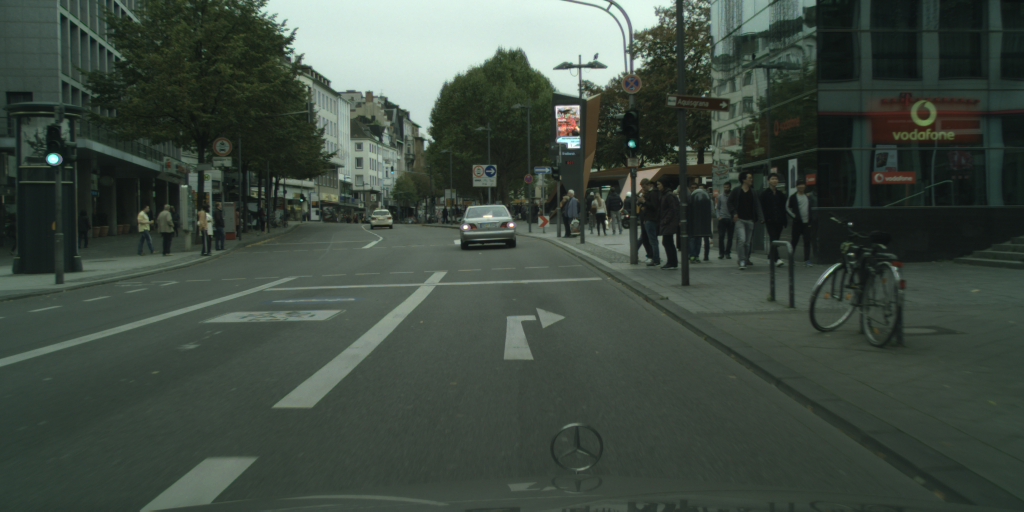
#> input picture part_1/resources/Images_with_traffic_lights/Test Images/aachen_000016_000019_leftImg8bit.png, 2048 x 1024 px (shown at 1/2 size); its folder holds only this picture in this run
$ python part_1.py --image 'resources/Images_with_traffic_lights/Test Images/aachen_000016_000019_leftImg8bit.png' --dir 'resources/Images_with_traffic_lights/Test Images'
#> lines starting #> are read from the running program, lines starting #| are printed output that depends on the picture
import os.path
from typing import List, Optional, Union, Dict, Tuple
import json
import argparse
from pathlib import Path

import numpy as np
from scipy import signal as sg
from scipy.ndimage import maximum_filter
from PIL import Image
import matplotlib.pyplot as plt

# if you wanna iterate over multiple files and json, the default source folder name is this.
DEFAULT_BASE_DIR: str = 'resources/Images_with_traffic_lights/Test Images'
DEFAULT_TEST_RESULT_FOLDER: str = 'Test Results/'

# The label we wanna look for in the polygons json file
TFL_LABEL = ['traffic light']

POLYGON_OBJECT = Dict[str, Union[str, List[int]]]
RED_X_COORDINATES = List[int]
RED_Y_COORDINATES = List[int]
GREEN_X_COORDINATES = List[int]
GREEN_Y_COORDINATES = List[int]


def find_tfl_lights(c_image: np.ndarray,
                    **kwargs) -> Tuple[RED_X_COORDINATES, RED_Y_COORDINATES, GREEN_X_COORDINATES, GREEN_Y_COORDINATES]:
    """
    Detect candidates for TFL lights. Use c_image, kwargs and you imagination to implement.

    :param c_image: The image itself as np.uint8, shape of (H, W, 3).
    :param kwargs: Whatever config you want to pass in here.
    :return: 4-tuple of x_red, y_red, x_green, y_green.
    """

    preprocessed_image = preprocess_image(c_image)
    show_convolution(c_image, preprocessed_image, kwargs['image_name'])
    red_coordinates = find_red_coordinates(preprocessed_image)
    green_coordinates = find_green_coordinates(preprocessed_image)


    ### WRITE YOUR CODE HERE ###
    ### USE HELPER FUNCTIONS ###
    return [500, 700, 900], [500, 550, 600], [600, 800], [400, 300]


### GIVEN CODE TO TEST YOUR IMPLENTATION AND PLOT THE PICTURES
def show_image_and_gt(c_image: np.ndarray, objects: Optional[List[POLYGON_OBJECT]], fig_num: int = None):
    # ensure a fresh canvas for plotting the image and objects.
    plt.figure(fig_num).clf()
    # displays the input image.
    plt.imshow(c_image)
    labels = set()
    if objects:
        for image_object in objects:
            # Extract the 'polygon' array from the image object
            poly: np.array = np.array(image_object['polygon'])
            # Use advanced indexing to create a closed polygon array
            # The modulo operation ensures that the array is indexed circularly, closing the polygon
            polygon_array = poly[np.arange(len(poly)) % len(poly)]
            # gets the x coordinates (first column -> 0) anf y coordinates (second column -> 1)
            x_coordinates, y_coordinates = polygon_array[:, 0], polygon_array[:, 1]
            color = 'r'
            plt.plot(x_coordinates, y_coordinates, color, label=image_object['label'])
            labels.add(image_object['label'])
        if 1 < len(labels):
            # The legend provides a visual representation of the labels associated with the plotted objects.
            # It helps in distinguishing different objects in the plot based on their labels.
            plt.legend()


def test_find_tfl_lights(image_path: str, image_json_path: Optional[str]=None, fig_num=None):
    """
    Run the attention code.
    """
    # using pillow to load the image
    image: Image = Image.open(image_path)
#> image is the input picture: PIL image 2048x1024 RGB; mean R, G, B 63.1, 74.4, 65
    # converting the image to a numpy ndarray array
    c_image: np.ndarray = np.array(image)

    objects = None
    if image_json_path:
        image_json = json.load(Path(image_json_path).open())
        objects: List[POLYGON_OBJECT] = [image_object for image_object in image_json['objects']
                                         if image_object['label'] in TFL_LABEL]

    show_image_and_gt(c_image, objects, fig_num)

    red_x, red_y, green_x, green_y = find_tfl_lights(c_image, image_name = image_path)
    # 'ro': This specifies the format string. 'r' represents the color red, and 'o' represents circles as markers.
    plt.plot(red_x, red_y, 'ro', markersize=4)
    plt.plot(green_x, green_y, 'go', markersize=4)


def main(argv=None):
    """
    It's nice to have a standalone tester for the algorithm.
    Consider looping over some images from here, so you can manually examine the results.
    Keep this functionality even after you have all system running, because you sometime want to debug/improve a module.

    :param argv: In case you want to programmatically run this.
    """

    parser = argparse.ArgumentParser("Test TFL attention mechanism")
    parser.add_argument('-i', '--image', type=str, help='Path to an image')
    parser.add_argument("-j", "--json", type=str, help="Path to image json file -> GT for comparison")
    parser.add_argument('-d', '--dir', type=str, help='Directory to scan images in')
    args = parser.parse_args(argv)

    current_directory = os.getcwd()
    print("Current Directory:", current_directory)

    # If you entered a custom dir to run from or the default dir exist in your project then:
    directory_path: Path = Path(args.dir or DEFAULT_BASE_DIR)
    if directory_path.exists():
        # gets a list of all the files in the directory that ends with "_leftImg8bit.png".
        file_list: List[Path] = list(directory_path.glob('*_leftImg8bit.png'))

        for image in file_list:
            # Convert the Path object to a string using as_posix() method
            image_path: str = image.as_posix()
            path: Optional[str] = image_path.replace('_leftImg8bit.png', '_gtFine_polygons.json')
            image_json_path: Optional[str] = path if Path(path).exists() else None
            test_find_tfl_lights(image_path, image_json_path)

    if args.image and args.json:
        test_find_tfl_lights(args.image, args.json)
    elif args.image:
        test_find_tfl_lights(args.image)
    plt.show(block=True)


def preprocess_image(c_image: np.ndarray) -> np.ndarray:
    #kernel = gaussian_kernel_3d(21, 1.0)
    filtered_image = sg.convolve(c_image, [[[-1/9, -1/9, -1/9],[-1/9, -1/9, -1/9],[-1/9, -1/9, -1/9],
        [-1/9, 1, -1/9],
        [-1/9, -1/9, -1/9]]], mode='same')
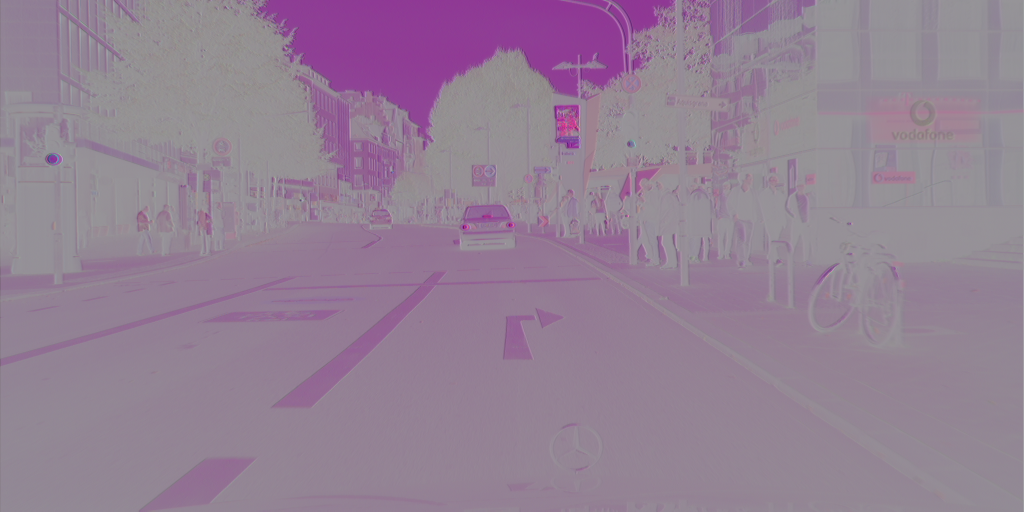
#> filtered_image: shape (1024, 2048, 3) float64 (shown at 1/2 size); mean R, G, B -6.3, -29.8, -5.2; drawn with min black and max white
    new = filtered_image.astype(np.uint8)
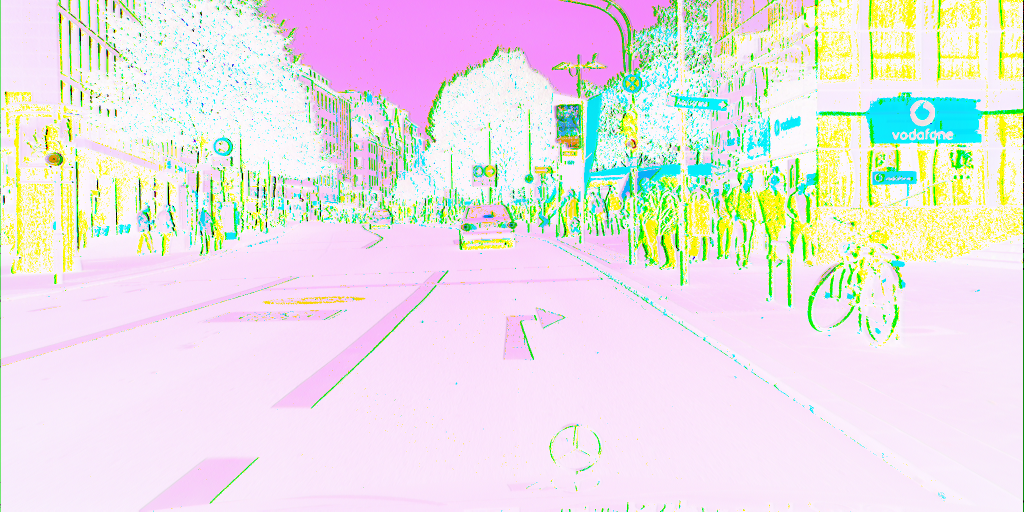
#> new: shape (1024, 2048, 3) (shown at 1/2 size); mean R, G, B 233, 225.9, 228.8
    return new

def gaussian_kernel_3d(kernel_size, sigma):
    x, y, z = np.mgrid[-kernel_size//2 + 1: kernel_size//2 + 1, -kernel_size//2 + 1: kernel_size//2 + 1, -kernel_size//2 + 1: kernel_size//2 + 1]
    g = np.exp(-(x**2 + y**2 + z**2) / (2.0 * sigma**2))
    return g / g.sum()


def find_red_coordinates(image: np.ndarray) -> Tuple[RED_X_COORDINATES, RED_Y_COORDINATES]:
    pass

def find_green_coordinates(image: np.ndarray) -> Tuple[GREEN_X_COORDINATES, GREEN_Y_COORDINATES]:
    pass

def show_convolution(original_image: np.ndarray, convoluted_image: np.ndarray, fig_name: str):

    plt.subplot(1, 2, 1)
    plt.imshow(original_image)

    plt.title("Normal Image")
    plt.axis('off')

    # Second subplot - right side
    plt.subplot(1, 2, 2)
    plt.imshow(convoluted_image)
    plt.title("Filtered Image")
    plt.axis('off')

    plt.show()
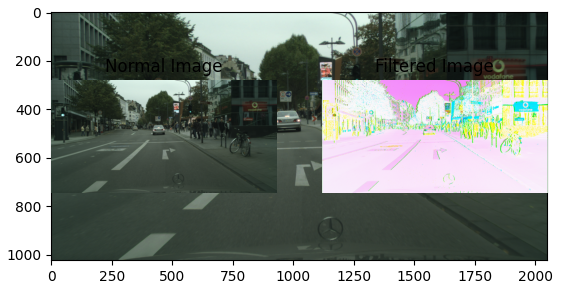
#> figure drawn by matplotlib, 3 panels
    new_file_name = DEFAULT_TEST_RESULT_FOLDER + os.path.basename(fig_name)[:-4] + '_convolution.png'
    plt.savefig(new_file_name)


if __name__ == '__main__':
    main()
#> in test_find_tfl_lights, `red_x, red_y, green_x, green_y = find_tfl_lights(c_image, image_name =..`: red_x = [500, 700, 900]; red_y = [500, 550, 600]; green_x = [600, 800]; green_y = [400, 300]
#> in show_convolution (call 2), `plt.show()`:
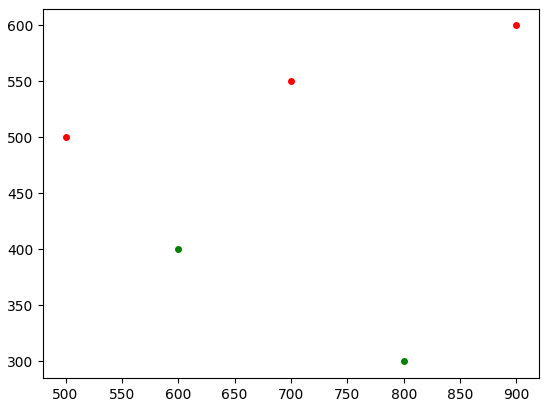
#> figure drawn by matplotlib, 1 panel

$ run again, on part_1/resources/Images_with_traffic_lights/Test Images/aachen_000046_000019_leftImg8bit.png
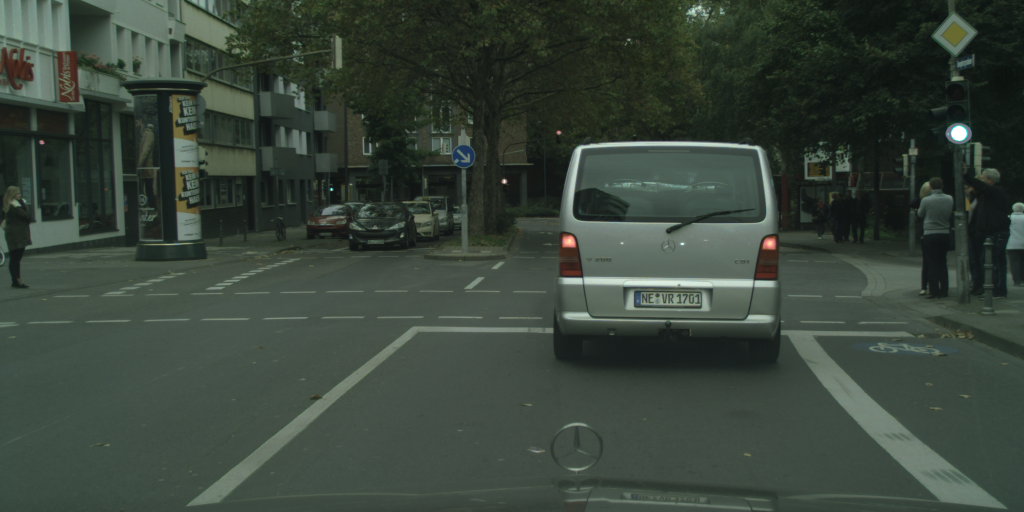
#> input picture part_1/resources/Images_with_traffic_lights/Test Images/aachen_000046_000019_leftImg8bit.png, 2048 x 1024 px (shown at 1/2 size)
#> in test_find_tfl_lights, image is the input picture: PIL image 2048x1024 RGB; mean R, G, B 56.6, 67.9, 58.1
#> in preprocess_image, `new = filtered_image.astype(np.uint8)`:
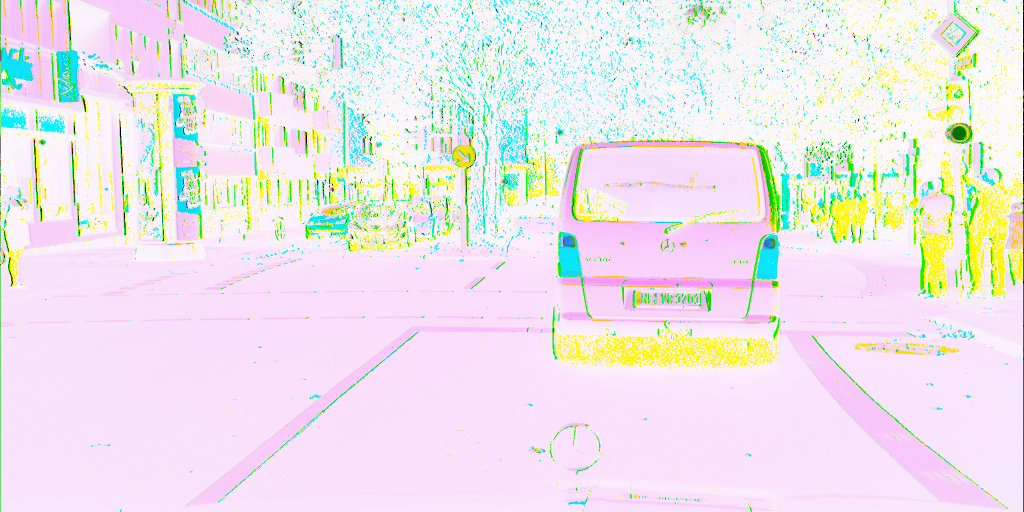
#> new: shape (1024, 2048, 3) (shown at 1/2 size); mean R, G, B 236.3, 229.9, 233.8
#> in show_convolution, `plt.show()`:
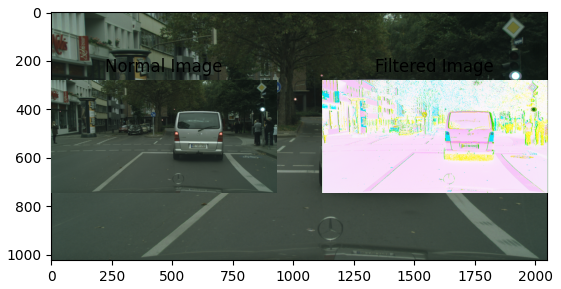
#> figure drawn by matplotlib, 3 panels
#> red_x = [500, 700, 900]; red_y = [500, 550, 600]; green_x = [600, 800]; green_y = [400, 300]

$ run again, on part_1/resources/Images_with_traffic_lights/Test Images/aachen_000084_000019_leftImg8bit.png
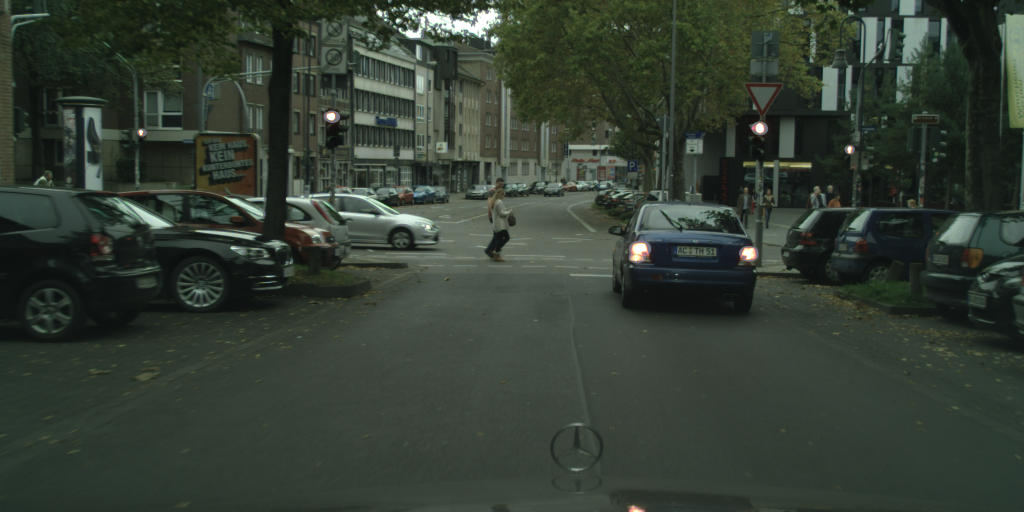
#> input picture part_1/resources/Images_with_traffic_lights/Test Images/aachen_000084_000019_leftImg8bit.png, 2048 x 1024 px (shown at 1/2 size)
#> in test_find_tfl_lights, image is the input picture: PIL image 2048x1024 RGB; mean R, G, B 52, 61.8, 51.4
#> in preprocess_image, `new = filtered_image.astype(np.uint8)`:
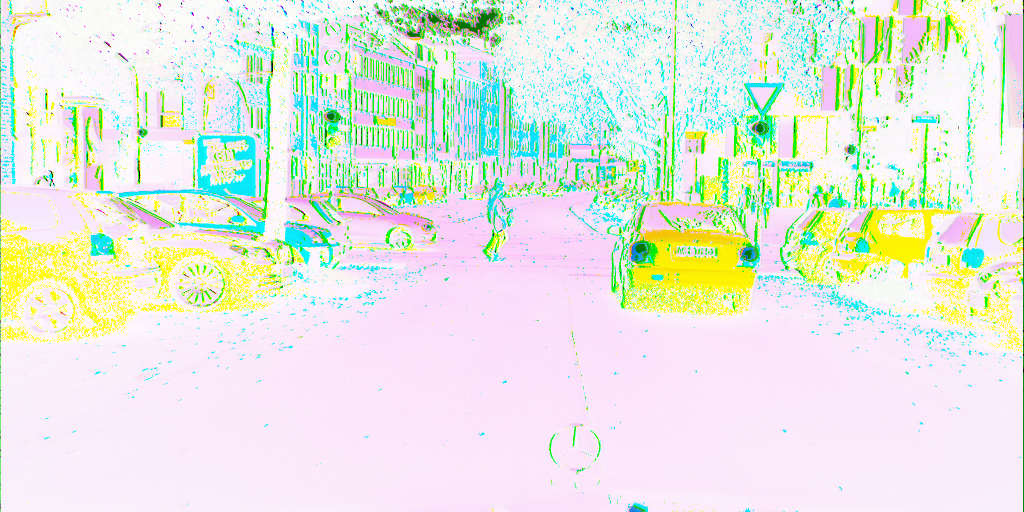
#> new: shape (1024, 2048, 3) (shown at 1/2 size); mean R, G, B 229.1, 232.8, 224.7
#> in show_convolution, `plt.show()`:
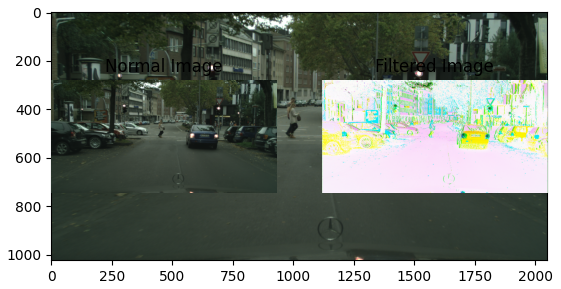
#> figure drawn by matplotlib, 3 panels
#> red_x = [500, 700, 900]; red_y = [500, 550, 600]; green_x = [600, 800]; green_y = [400, 300]

$ run again, on part_1/resources/Images_with_traffic_lights/Test Images/aachen_000115_000019_leftImg8bit.png
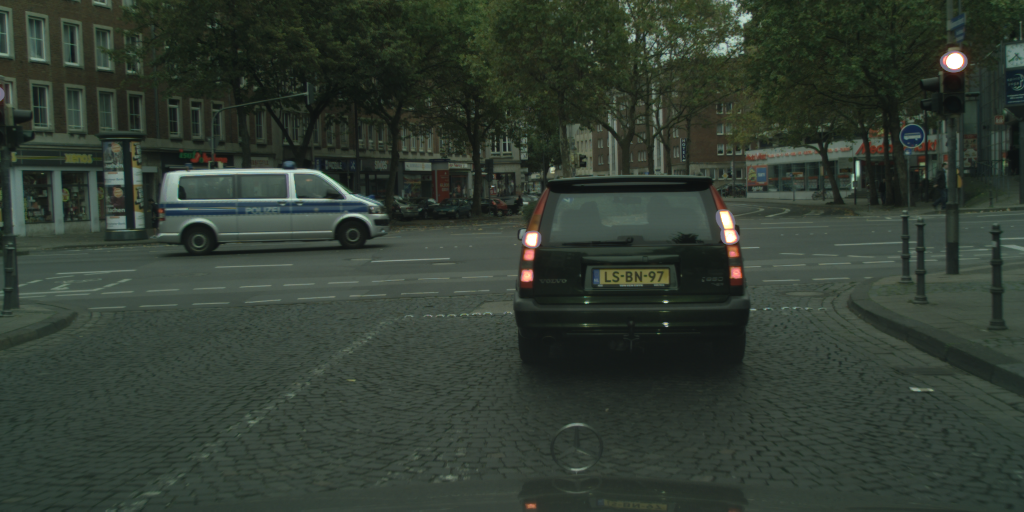
#> input picture part_1/resources/Images_with_traffic_lights/Test Images/aachen_000115_000019_leftImg8bit.png, 2048 x 1024 px (shown at 1/2 size)
#> in test_find_tfl_lights, image is the input picture: PIL image 2048x1024 RGB; mean R, G, B 49.3, 59.5, 49.7
#> in preprocess_image, `new = filtered_image.astype(np.uint8)`:
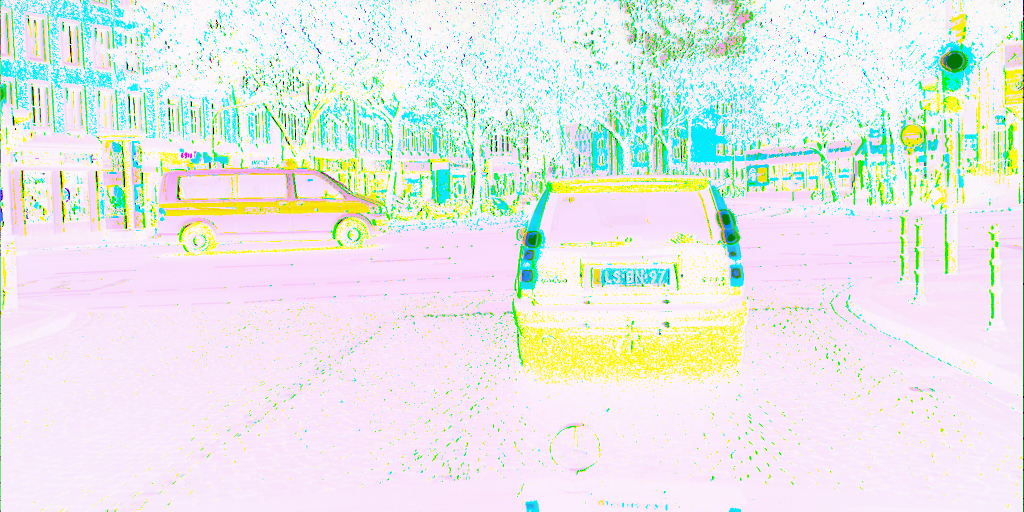
#> new: shape (1024, 2048, 3) (shown at 1/2 size); mean R, G, B 229.8, 233.6, 231.4
#> in show_convolution, `plt.show()`:
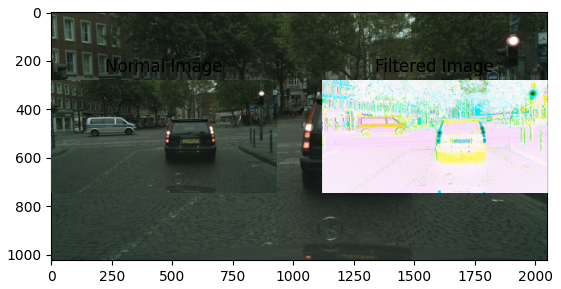
#> figure drawn by matplotlib, 3 panels
#> red_x = [500, 700, 900]; red_y = [500, 550, 600]; green_x = [600, 800]; green_y = [400, 300]

$ run again, on part_1/resources/Images_with_traffic_lights/Test Images/aachen_000026_000019_leftImg8bit.png
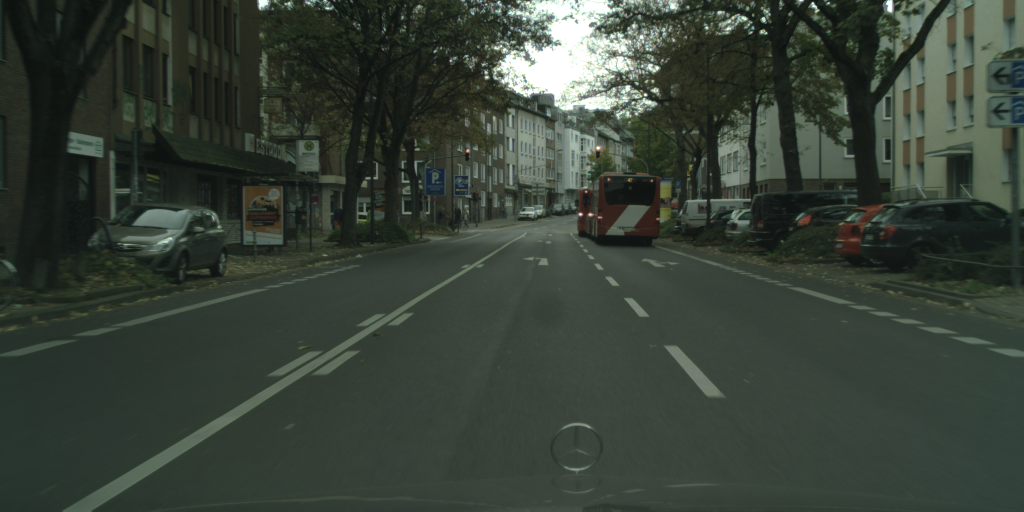
#> input picture part_1/resources/Images_with_traffic_lights/Test Images/aachen_000026_000019_leftImg8bit.png, 2048 x 1024 px (shown at 1/2 size)
#> in test_find_tfl_lights, image is the input picture: PIL image 2048x1024 RGB; mean R, G, B 55.2, 64.6, 54.8
#> in show_convolution, `plt.show()`:
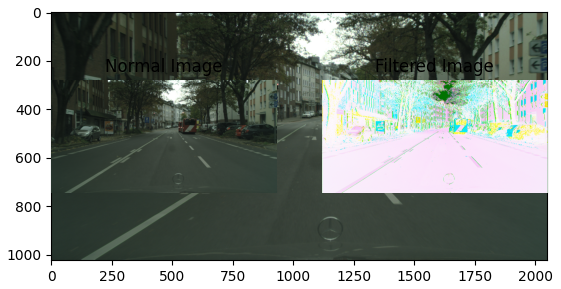
#> figure drawn by matplotlib, 3 panels
#> red_x = [500, 700, 900]; red_y = [500, 550, 600]; green_x = [600, 800]; green_y = [400, 300]
